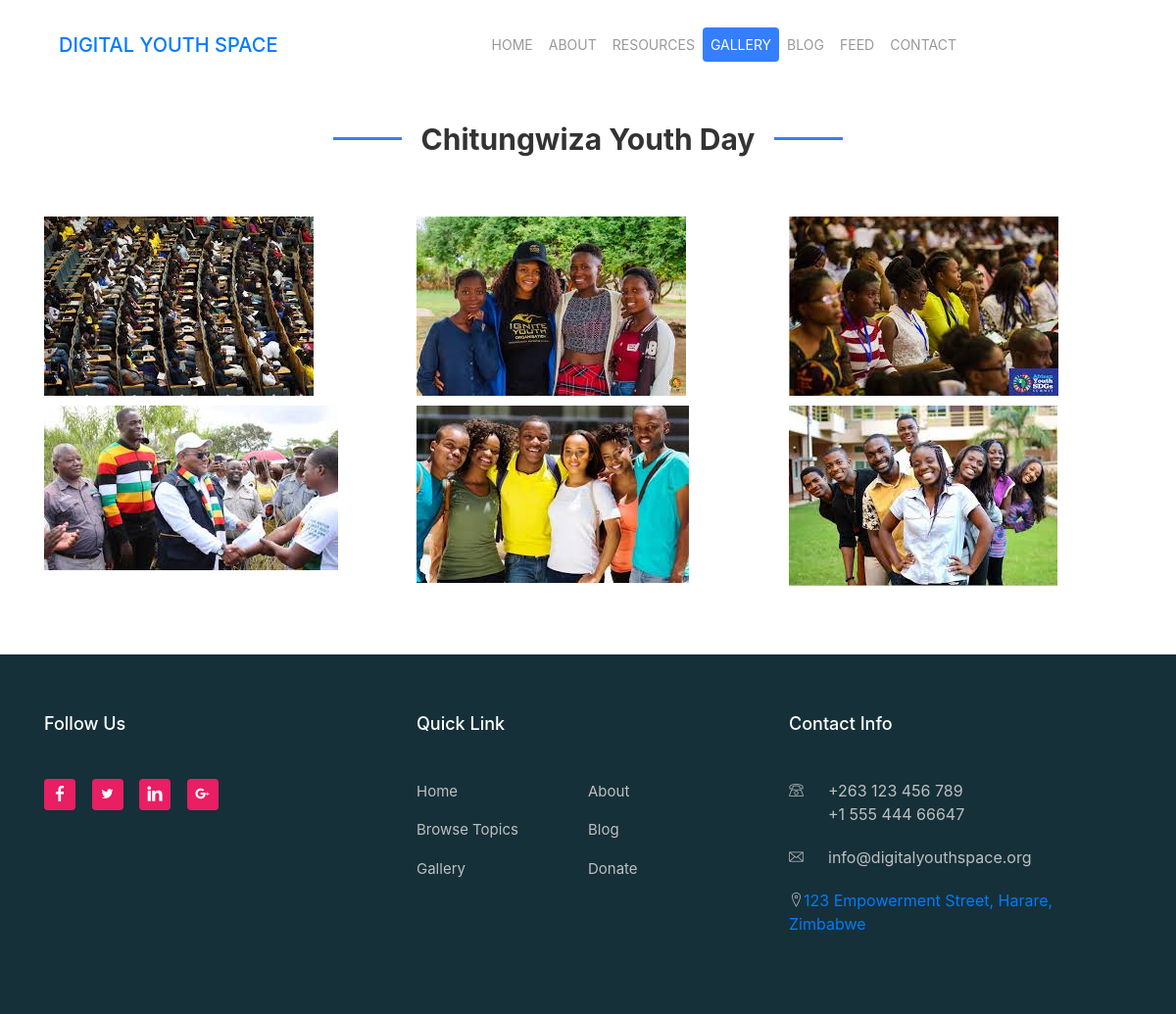
/gallery-images/1/, run on the app's committed database.
### core/models.py (models this page shows, shortened)
class ImageCollection(models.Model):
    title = models.CharField(max_length=255)
    cover_image = models.ImageField(upload_to='collections')
    description = models.CharField(max_length=1200)
    posted_by = models.ForeignKey(User, on_delete=models.CASCADE)
    date_created = models.DateTimeField(auto_now_add=True)

class GalleryPicture(models.Model):
    collection = models.ForeignKey(ImageCollection, on_delete=models.CASCADE)
    image = models.ImageField(upload_to='gallery')
    date_posted = models.DateTimeField(auto_now_add=True)
    from django.db import models

### core/views.py (the view)
# urls.py: path('gallery-images/<int:id>/', views.images_view, name="images"),
def images_view(request, id):
    collection = ImageCollection.objects.filter(id=id).first()
    context = {
        'images': GalleryPicture.objects.filter(collection=collection),
        'gallery_nav': 'active',
        'title': collection.title
    }
    return render(request, 'images.html', context)

### templates/images.html (shortened to what this page needs)
{% extends 'base.html' %}
{% load static %}
{% block extrahead %}
<link href="//maxcdn.bootstrapcdn.com/bootstrap/4.1.1/css/bootstrap.min.css" rel="stylesheet" id="bootstrap-css">
<link rel="stylesheet" href="https://cdnjs.cloudflare.com/ajax/libs/magnific-popup.js/1.1.0/magnific-popup.css" />
{% endblock extrahead %}
{% block content %}
    {% include 'navbar.html' %}
 <div class="container" style="margin-bottom: 60px">
         <div class="row" style="margin-top: 70px">
            <div class="col-lg-12 text-center my-2">
           <h1 class="section-title">{{ title }}</h1>
            </div>
         </div>
         <div class="portfolio-item row">
             {% for image in images %}
            <div class="item selfie col-lg-4 col-md-4 col-6 col-sm">
               <a href="{{ image.image.url }}" class="fancylight popup-btn" data-fancybox-group="light">
               <img class="img-fluid" src="{{ image.image.url }}" alt="">
               </a>
            </div>
             {% endfor %}
         </div>
      </div>
{% endblock %}

### templates/base.html (shortened to what this page needs)
{% load static %}
<!DOCTYPE html>
<html lang="en">
<head>
    <link rel="stylesheet" type="text/css" href="{% static 'assets/css/bootstrap.min.css' %}">
    <link rel="stylesheet" type="text/css" href="{% static 'assets/fonts/line-icons.css' %}">
    <link rel="stylesheet" type="text/css" href="{% static 'assets/css/slicknav.css' %}">
    <link rel="stylesheet" type="text/css" href="{% static 'assets/css/animate.css' %}">
    <link rel="stylesheet" type="text/css" href="{% static 'assets/css/owl.carousel.css' %}">
    <link rel="stylesheet" type="text/css" href="{% static 'assets/css/main.css' %}">
    <link rel="stylesheet" type="text/css" href="{% static 'assets/css/responsive.css' %}">
    {% block extrahead %}
    {% endblock extrahead %}
</head>
<body>
{% block content %}
{% endblock content %}
{% include 'footer.html' %}
</body>
</html>

### templates/navbar.html (shortened to what this page needs)
{% load static %}
<header id="header-wrap">
    {% if request.user.is_authenticated %}
    {% else %}
    <div class="top-bar">
        <div class="container">
            <div class="row">
                <div class="col-lg-5 col-md-7 col-xs-12">
                    <div class="header-top-right float-right">
                        <a href="{% url 'user-login' %}" class="header-top-button"> Log In</a> |
                        <a href="{% url 'user-register' %}" class="header-top-button"> Register</a>
                    </div>
                </div>
            </div>
        </div>
    </div>
    {% endif %}
    <nav class="navbar navbar-expand-lg bg-white fixed-top scrolling-navbar">
        <div class="container">
            <div class="col-lg-3">
                <a href="" class="text-decoration-none">
                    <h5 class="m-0"><span class="text-primary">DIGITAL</span> YOUTH SPACE</h5>
                </a>
            </div>
            <div class="collapse navbar-collapse" id="main-navbar">
                <ul class="navbar-nav mr-auto w-100 justify-content-center">
                    <li class="nav-item {{ home_nav }}">
                        <a class="nav-link" href="{% url 'home' %}">
                            Home
                        </a>
                    </li>
                    <li class="nav-item {{ about_nav }}">
                        <a class="nav-link" href="{% url 'about' %}">
                            About
                        </a>
                    </li>
                     <li class="nav-item {{ articles_nav }}">
                        <a class="nav-link" href="{% url 'articles'  'All'%}">
                            Resources
                        </a>
                    </li>
                    <li class="nav-item {{ gallery_nav }}">
                        <a class="nav-link" href="{% url 'gallery' %}">
                            Gallery
                        </a>
                    </li>
                    <li class="nav-item {{ blog_nav }}">
                        <a class="nav-link" href="{% url 'blog' %}">
                            Blog
                        </a>
                    </li>
                    <li class="nav-item {{ feed_nav }}">
                        <a class="nav-link" href="{% url 'feed' %}">
                            Feed
                        </a>
                    </li>
                    <li class="nav-item {{ contact_nav }}">
                        <a class="nav-link" href="{% url 'contact' %}">
                            Contact
                        </a>
                    </li>
                </ul>
            </div>
        </div>
    </nav>
</header>

### templates/footer.html
{% load static %}
<footer>
    <section class="footer-Content">
        <div class="container">
            <div class="row">
                <div class="col-lg-4 col-md-4 col-xs-6 col-mb-12">
                    <div class="widget">
                       <h3 class="block-title">Follow Us</h3>
                        <ul class="mt-3 footer-social">
                            <li><a class="facebook" href="#"><i class="lni-facebook-filled"></i></a></li>
                            <li><a class="twitter" href="#"><i class="lni-twitter-filled"></i></a></li>
                            <li><a class="linkedin" href="#"><i class="lni-linkedin-fill"></i></a></li>
                            <li><a class="google-plus" href="#"><i class="lni-google-plus"></i></a></li>
                        </ul>
                    </div>
                </div>
                <div class="col-lg-4 col-md-4 col-xs-6 col-mb-12">
                    <div class="widget">
                        <h3 class="block-title">Quick Link</h3>
                        <ul class="menu">
                            <li><a href="#"> Home</a></li>
                            <li><a href="#"> About</a></li>
                            <li><a href="#"> Browse Topics</a></li>
                            <li><a href="#"> Blog</a></li>
                            <li><a href="#"> Gallery</a></li>
                            <li><a href="#"> Donate</a></li>
                        </ul>
                    </div>
                </div>
                <div class="col-lg-4 col-md-4 col-xs-6 col-mb-12">
                    <div class="widget">
                        <h3 class="block-title">Contact Info</h3>
                        <ul class="contact-footer">
                            <li>
                                <strong><i
                                        class="lni-phone"></i></strong><span>+263 123 456 789 <br> +1 555 444 66647</span>
                            </li>
                            <li>
                                <strong><i class="lni-envelope"></i></strong><span><a
                                    href="http://preview.uideck.com/cdn-cgi/l/email-protection" class="__cf_email__"
                                    data-cfemail="88ebe7e6fce9ebfcc8e5e9e1e4a6ebe7e5">info@digitalyouthspace.org</a> <br> <a
                            </li>
                            <li>
                                <strong><i class="lni-map-marker"></i></strong><span><a href="#">123 Empowerment Street, Harare, Zimbabwe </a></span>
                            </li>
                        </ul>
                    </div>
                </div>
            </div>
        </div>
    </section>
</footer>

### static/assets/css/main.css (style rules this page uses)
html { overflow-x:hidden }
body { background:#fff;font-size:14px;font-weight:400;font-family:open sans,sans-serif;-webkit-box-sizing:border-box;-moz-box-sizing:border-box;box-sizing:border-box;-webkit-font-smoothing:subpixel-antialiased;color:#999;line-height:25px;-webkit-backface-visibility:hidden;backface-visibility:hidden;overflow-x:hidden }
h1,h2,h3,h4 { font-size:36px;color:#333;font-weight:700;font-family:roboto,sans-serif }
a { -webkit-transition:all .2s linear;-moz-transition:all .2s linear;-o-transition:all .2s linear;transition:all .2s linear }
ul,ol { list-style:outside none none;margin:0;padding:0 }
ul li,ol li { list-style:none }
.section-title { font-size:30px;color:#333;line-height:52px;font-weight:700;padding-bottom:15px;margin-bottom:30px;text-align:center;position:relative }
.section-title:before { position:absolute;content:'';height:3px;width:70px;margin-left:-90px;bottom:40px;background-color:#347fff }
.section-title:after { position:absolute;content:'';height:3px;width:70px;margin-left:20px;bottom:40px;background-color:#347fff }
.bg-white { background:#fff }
.top-bar { background:#000 }
.header-top-right { padding:7px 0 }
.header-top-right .header-top-button { color:#fff;background:0 0;padding:3px 10px;border-radius:4px;font-size:13px;line-height:22px;margin-left:5px;-webkit-transition:all .3s ease-out 0s;-moz-transition:all .3s ease-out 0s;-ms-transition:all .3s ease-out 0s;-o-transition:all .3s ease-out 0s;transition:all .3s ease-out 0s }
.fixed-top { top:42px }
.navbar-expand-lg .navbar-nav .nav-link { font-size:14px;color:#999;padding:0 17px;margin-top:20px;margin-bottom:20px;border-radius:4px;text-transform:uppercase;line-height:35px;background:0 0;font-weight:400;-webkit-transition:all .3s ease-in-out;-moz-transition:all .3s ease-in-out;transition:all .3s ease-in-out }
.navbar { padding:0 }
.navbar li.active a.nav-link { color:#fff;background:#347fff }
.block-title { font-size:18px;font-weight:500;color:#fff;margin-bottom:20px;padding-bottom:25px;position:relative }
footer .footer-Content { background-color:#153039;padding:60px 0;color:#bfbfbf }
footer .menu { padding-left:0 }
footer .menu li { list-style:none;float:left;padding-bottom:15px;width:50% }
footer .menu li a { color:#bfbfbf;font-size:15px }
.contact-footer { margin:0;padding:0;display:inline-block }
.contact-footer li { padding-bottom:20px }
.contact-footer li strong { float:left }
.contact-footer li strong i { font-size:15px }
.contact-footer li span { margin-left:40px;display:block }
.contact-footer li span a { color:#bfbfbf }
.footer-social { margin-top:22px }
.footer-social li { display:inline-block;margin-right:12px }
.footer-social li a { background-color:#e91e63;border-radius:4px;color:#fff;height:32px;line-height:32px;text-align:center;width:32px;display:inline-block;-webkit-transition:all .4s ease-in-out;-moz-transition:all .4s ease-in-out;transition:all .4s ease-in-out }

### templates/images.html (style rules this page uses)
body { margin:0; padding:0; }
.portfolio-item .item { float:left; margin-bottom:10px; }

### data on the page
ImageCollection: title "Chitungwiza Youth Day"
GalleryPicture: image (picture)
GalleryPicture: image (picture)
GalleryPicture: image (picture)
GalleryPicture: image (picture)
GalleryPicture: image (picture)
GalleryPicture: image (picture)
